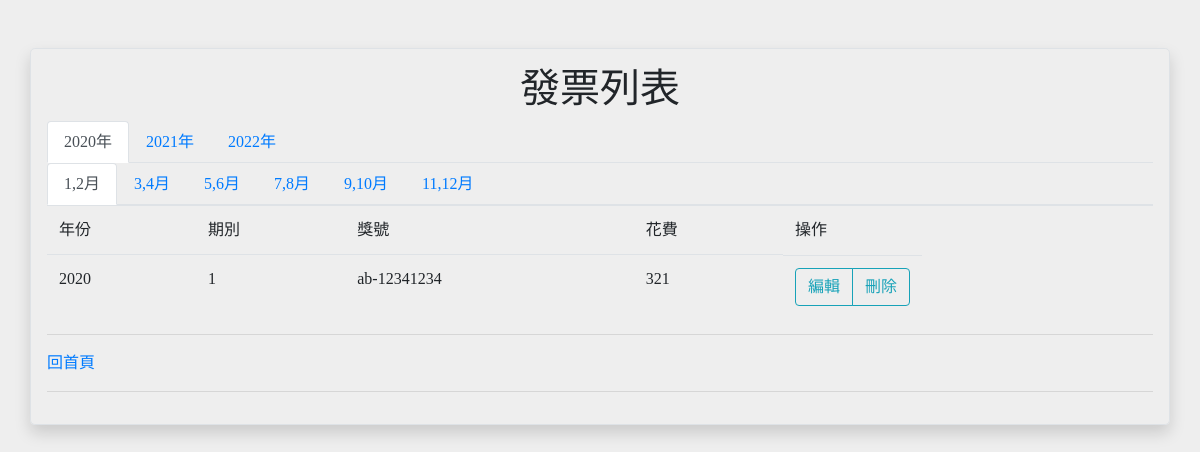
/list.php?period=1, run on an earlier commit of the app's database.
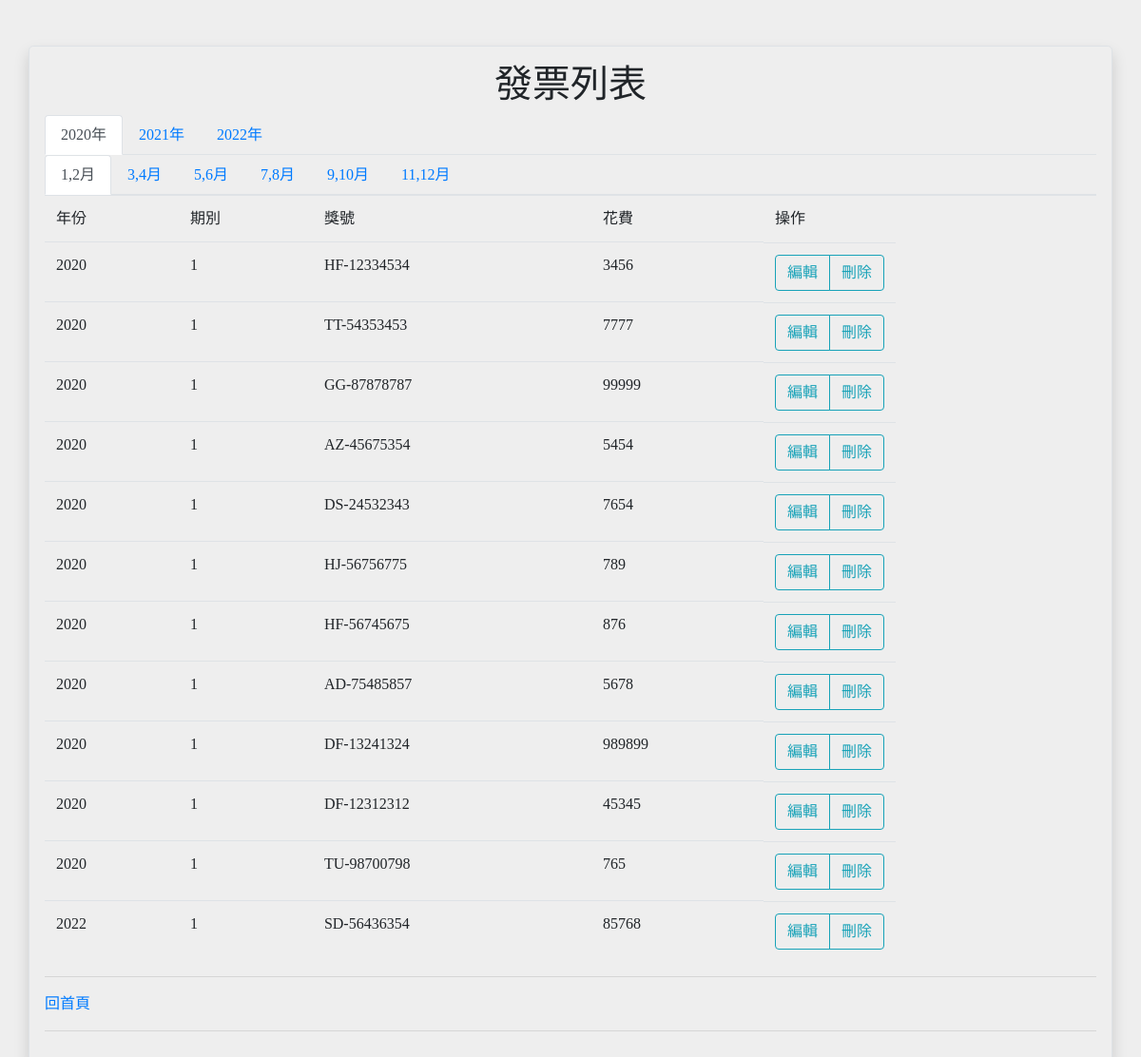
And on a later commit of the database.
### tables this page shows
CREATE TABLE `invoice` (
  `id` int(10) UNSIGNED NOT NULL COMMENT 'id',
  `code` varchar(2) NOT NULL,
  `number` varchar(8) NOT NULL,
  `period` tinyint(1) UNSIGNED NOT NULL,
  `expense` int(10) UNSIGNED NOT NULL,
  `year` varchar(4) NOT NULL
);

### list.php (the view, shortened to what this page needs)
<!DOCTYPE html>
<html lang="en">
<head>
    <link rel="stylesheet" href="./bootstrap-4.4.1-dist/css/bootstrap.css">
</head>
<body>
    <?php
    include "./com/base.php";
    $period = $_GET['period'] ?? ceil(date('n', time()) / 2);
    $sql = "SELECT * FROM `invoice` WHERE period='$period'";
    $rows = $pdo->query($sql)->fetchAll();
    ?>
    <div class="container mt-5 p-3 border rounded-lg shadow">
        <h1 class="text-center">發票列表</h1>
        <nav>
            <div class="nav nav-tabs" id="nav-tab" role="tablist">
                <a class="nav-item nav-link active" id="nav-home-tab" data-toggle="tab" href="#nav-home" role="tab">2020年</a>
                <a class="nav-item nav-link" id="nav-profile-tab" data-toggle="tab" href="#nav-profile" role="tab">2021年</a>
                <a class="nav-item nav-link" id="nav-contact-tab" data-toggle="tab" href="#nav-contact" role="tab">2022年</a>
            </div>
        </nav>
        <div class="tab-content" id="nav-tabContent">
            <div class="tab-pane fade show active" id="nav-home" role="tabpanel">
                <ul class="nav nav-tabs">
                    <li class="nav-item"><a class="nav-link  <?= ($period == 1) ? 'active' : ''; ?>" href='list.php?period=1'>1,2月</a></li>
                    <li class="nav-item"><a class="nav-link  <?= ($period == 2) ? 'active' : ''; ?>" href='list.php?period=2'>3,4月</a></li>
                    <li class="nav-item"><a class="nav-link  <?= ($period == 3) ? 'active' : ''; ?>" href='list.php?period=3'>5,6月</a></li>
                    <li class="nav-item"><a class="nav-link  <?= ($period == 4) ? 'active' : ''; ?>" href='list.php?period=4'>7,8月</a></li>
                    <li class="nav-item"><a class="nav-link  <?= ($period == 5) ? 'active' : ''; ?>" href='list.php?period=5'>9,10月</a></li>
                    <li class="nav-item"><a class="nav-link  <?= ($period == 6) ? 'active' : ''; ?>" href='list.php?period=6'>11,12月</a></li>
                </ul>
            </div>
        </div>
        <table class="table">
            <tr>
                <td>年份</td>
                <td>期別</td>
                <td>獎號</td>
                <td>花費</td>
                <td>操作</td>
            </tr>
            <?php
            foreach ($rows as $row) {
                echo "<tr>";
                echo "    <td>" . $row['year'] . "</td>";
                echo "    <td>" . $row['period'] . "</td>";
                echo "    <td>" . $row['code'] . "-" . $row['number'] . "</td>";
                echo "    <td>" . $row['expense'] . "</td>";
                echo "    <td class='btn-group'>";
                echo "<a class='btn btn-outline-info' href='edit.php?id=" . $row['id'] . "'>編輯</a>";
                echo "<a class='btn btn-outline-info' href='delete.php?id=" . $row['id'] . "'>刪除</a>";
                echo "</td>";
                echo "</tr>";
            }
            ?>
        </table>
        <hr>
        <a href="index.php">回首頁</a>
        <hr>
</body>
</html>

### list.php (style rules this page uses)
body { font-family: "微軟正黑體"; min-width: 600px; min-height: 100vh; background: #eee; }

What changed in the data, as far as the page shows it:
removed invoice: year "2020", period "1", code "ab", number "12341234", expense "321"
added invoice: year "2020", period "1", code "HF", number "12334534", expense "3456"
added invoice: year "2020", period "1", code "TT", number "54353453", expense "7777"
added invoice: year "2020", period "1", code "GG", number "87878787", expense "99999"
added invoice: year "2020", period "1", code "AZ", number "45675354", expense "5454"
added invoice: year "2020", period "1", code "DS", number "24532343", expense "7654"
added invoice: year "2020", period "1", code "HJ", number "56756775", expense "789"
added invoice: year "2020", period "1", code "HF", number "56745675", expense "876"
added invoice: year "2020", period "1", code "AD", number "75485857", expense "5678"
added invoice: year "2020", period "1", code "DF", number "13241324", expense "989899"
added invoice: year "2020", period "1", code "DF", number "12312312", expense "45345"
added invoice: year "2020", period "1", code "TU", number "98700798", expense "765"
added invoice: year "2022", period "1", code "SD", number "56436354", expense "85768"
